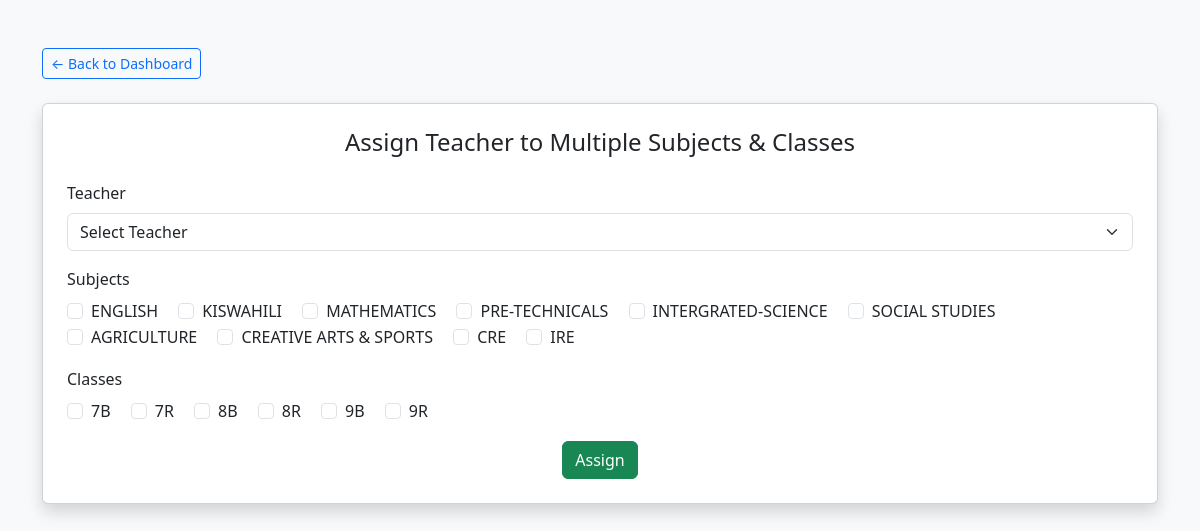
Page /manager/tsubject_class.php (signed in) on the committed database.
### tables this page shows
CREATE TABLE `subject` (
  `id` int(11) NOT NULL,
  `name` varchar(50) NOT NULL,
  `school_id` int(11) NOT NULL,
  `is_compulsory` tinyint(1) DEFAULT 0
);

CREATE TABLE `class` (
  `id` int(11) NOT NULL,
  `name` varchar(50) NOT NULL,
  `school_id` int(11) NOT NULL
);

### manager/tsubject_class.php (the view, shortened to what this page needs)
<?php
include 'db.php';
$school_id = $_SESSION['school_id'];
$subjects = mysqli_query($conn, "SELECT id, name FROM subject WHERE school_id = $school_id");
$classes = mysqli_query($conn, "SELECT id, name FROM class WHERE school_id = $school_id");
?>
<!DOCTYPE html>
<html lang="en">
<head>
    <link href="https://cdn.jsdelivr.net/npm/bootstrap@5.3.0/dist/css/bootstrap.min.css" rel="stylesheet">
</head>
<body class="bg-light">
<div class="container mt-5">
    <a href="dashboard.php" class="btn btn-sm btn-outline-primary mb-4">&larr; Back to Dashboard</a>
    <div class="card shadow p-4">
        <h4 class="mb-4 text-center">Assign Teacher to Multiple Subjects & Classes</h4>
        <form method="POST">
            <div class="mb-3">
                <label class="form-label">Teacher</label>
                <select name="teacher_id" class="form-select" required>
                    <option value="">Select Teacher</option>
                </select>
            </div>
            <div class="mb-3">
                <label class="form-label">Subjects</label><br>
                <?php while ($s = mysqli_fetch_assoc($subjects)) { ?>
                    <div class="form-check form-check-inline">
                        <input class="form-check-input" type="checkbox" name="subject_ids[]" value="<?= $s['id'] ?>" id="subject<?= $s['id'] ?>">
                        <label class="form-check-label" for="subject<?= $s['id'] ?>"><?= htmlspecialchars($s['name']) ?></label>
                    </div>
                <?php } ?>
            </div>
            <div class="mb-3">
                <label class="form-label">Classes</label><br>
                <?php while ($c = mysqli_fetch_assoc($classes)) { ?>
                    <div class="form-check form-check-inline">
                        <input class="form-check-input" type="checkbox" name="class_ids[]" value="<?= $c['id'] ?>" id="class<?= $c['id'] ?>">
                        <label class="form-check-label" for="class<?= $c['id'] ?>"><?= htmlspecialchars($c['name']) ?></label>
                    </div>
                <?php } ?>
            </div>
            <div class="text-center">
                <button type="submit" class="btn btn-success">Assign</button>
            </div>
        </form>
    </div>
</div>
</body>
</html>

### rows in the picture
subject: name "ENGLISH"
subject: name "KISWAHILI"
subject: name "MATHEMATICS"
subject: name "PRE-TECHNICALS"
subject: name "INTERGRATED-SCIENCE"
subject: name "SOCIAL STUDIES"
subject: name "AGRICULTURE"
subject: name "CREATIVE ARTS & SPORTS"
subject: name "CRE"
subject: name "IRE"
class: name "7B"
class: name "7R"
class: name "8B"
class: name "8R"
class: name "9B"
class: name "9R"
